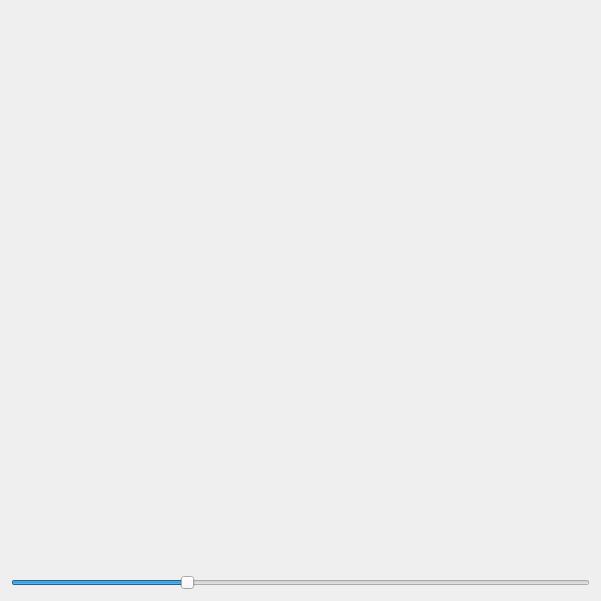
<?xml version="1.0" encoding="UTF-8"?>
<ui version="4.0">
 <class>WProgressbar</class>
 <widget class="QWidget" name="WProgressbar">
  <property name="geometry">
   <rect>
    <x>0</x>
    <y>0</y>
    <width>601</width>
    <height>601</height>
   </rect>
  </property>
  <property name="minimumSize">
   <size>
    <width>277</width>
    <height>500</height>
   </size>
  </property>
  <property name="font">
   <font>
    <family>微软雅黑</family>
    <pointsize>8</pointsize>
   </font>
  </property>
  <property name="windowTitle">
   <string>Form</string>
  </property>
  <layout class="QVBoxLayout" name="verticalLayout_2">
   <item>
    <layout class="QGridLayout" name="gridLayout">
     <item row="0" column="0">
      <widget class="QWidget" name="wdg01" native="true">
       <property name="minimumSize">
        <size>
         <width>80</width>
         <height>80</height>
        </size>
       </property>
       <property name="styleSheet">
        <string notr="true"/>
       </property>
      </widget>
     </item>
     <item row="0" column="1">
      <widget class="QWidget" name="wdg02" native="true">
       <property name="minimumSize">
        <size>
         <width>80</width>
         <height>80</height>
        </size>
       </property>
      </widget>
     </item>
     <item row="0" column="2">
      <widget class="QWidget" name="wdg03" native="true">
       <property name="minimumSize">
        <size>
         <width>80</width>
         <height>80</height>
        </size>
       </property>
      </widget>
     </item>
     <item row="0" column="3">
      <widget class="QWidget" name="wdg04" native="true">
       <property name="minimumSize">
        <size>
         <width>80</width>
         <height>80</height>
        </size>
       </property>
      </widget>
     </item>
     <item row="0" column="4">
      <widget class="QWidget" name="wdg05" native="true">
       <property name="minimumSize">
        <size>
         <width>80</width>
         <height>80</height>
        </size>
       </property>
      </widget>
     </item>
     <item row="0" column="5">
      <widget class="QWidget" name="wdg06" native="true">
       <property name="minimumSize">
        <size>
         <width>80</width>
         <height>80</height>
        </size>
       </property>
      </widget>
     </item>
     <item row="1" column="0">
      <widget class="QWidget" name="wdgg01" native="true">
       <property name="minimumSize">
        <size>
         <width>80</width>
         <height>80</height>
        </size>
       </property>
      </widget>
     </item>
     <item row="1" column="1">
      <widget class="QWidget" name="wdgg02" native="true">
       <property name="minimumSize">
        <size>
         <width>80</width>
         <height>80</height>
        </size>
       </property>
      </widget>
     </item>
     <item row="1" column="2">
      <widget class="QWidget" name="wdgg03" native="true">
       <property name="minimumSize">
        <size>
         <width>80</width>
         <height>80</height>
        </size>
       </property>
      </widget>
     </item>
     <item row="1" column="3">
      <widget class="QWidget" name="wdgg04" native="true">
       <property name="minimumSize">
        <size>
         <width>80</width>
         <height>80</height>
        </size>
       </property>
      </widget>
     </item>
     <item row="1" column="4">
      <widget class="QWidget" name="wdgg05" native="true">
       <property name="minimumSize">
        <size>
         <width>80</width>
         <height>80</height>
        </size>
       </property>
      </widget>
     </item>
     <item row="1" column="5">
      <widget class="QWidget" name="wdgg06" native="true">
       <property name="minimumSize">
        <size>
         <width>80</width>
         <height>80</height>
        </size>
       </property>
      </widget>
     </item>
     <item row="2" column="0">
      <widget class="QWidget" name="wdgspd1" native="true">
       <property name="minimumSize">
        <size>
         <width>80</width>
         <height>80</height>
        </size>
       </property>
      </widget>
     </item>
     <item row="2" column="1">
      <widget class="QWidget" name="wdgspd2" native="true">
       <property name="minimumSize">
        <size>
         <width>80</width>
         <height>80</height>
        </size>
       </property>
      </widget>
     </item>
     <item row="2" column="2">
      <widget class="QWidget" name="wdgcpd1" native="true">
       <property name="minimumSize">
        <size>
         <width>80</width>
         <height>80</height>
        </size>
       </property>
      </widget>
     </item>
     <item row="2" column="3">
      <widget class="QWidget" name="wdgcpd2" native="true">
       <property name="minimumSize">
        <size>
         <width>80</width>
         <height>80</height>
        </size>
       </property>
      </widget>
     </item>
     <item row="2" column="4">
      <widget class="QWidget" name="wdgcar1" native="true">
       <property name="minimumSize">
        <size>
         <width>80</width>
         <height>80</height>
        </size>
       </property>
      </widget>
     </item>
     <item row="2" column="5">
      <widget class="QWidget" name="wdgcar2" native="true">
       <property name="minimumSize">
        <size>
         <width>80</width>
         <height>80</height>
        </size>
       </property>
      </widget>
     </item>
    </layout>
   </item>
   <item>
    <layout class="QHBoxLayout" name="horizontalLayout">
     <item>
      <widget class="QWidget" name="wdgGD1" native="true">
       <property name="minimumSize">
        <size>
         <width>80</width>
         <height>80</height>
        </size>
       </property>
      </widget>
     </item>
     <item>
      <widget class="QWidget" name="wdgGD2" native="true">
       <property name="minimumSize">
        <size>
         <width>80</width>
         <height>80</height>
        </size>
       </property>
      </widget>
     </item>
     <item>
      <widget class="QWidget" name="wdgClock1" native="true">
       <property name="minimumSize">
        <size>
         <width>80</width>
         <height>80</height>
        </size>
       </property>
      </widget>
     </item>
     <item>
      <widget class="QWidget" name="wdgClock2" native="true">
       <property name="minimumSize">
        <size>
         <width>80</width>
         <height>80</height>
        </size>
       </property>
      </widget>
     </item>
    </layout>
   </item>
   <item>
    <layout class="QVBoxLayout" name="verticalLayout">
     <property name="spacing">
      <number>0</number>
     </property>
     <item>
      <widget class="QWidget" name="wdgpro_1" native="true">
       <property name="minimumSize">
        <size>
         <width>500</width>
         <height>30</height>
        </size>
       </property>
      </widget>
     </item>
     <item>
      <widget class="QWidget" name="wdgpro_2" native="true">
       <property name="minimumSize">
        <size>
         <width>80</width>
         <height>30</height>
        </size>
       </property>
      </widget>
     </item>
     <item>
      <widget class="QWidget" name="wdgpro_3" native="true">
       <property name="minimumSize">
        <size>
         <width>80</width>
         <height>30</height>
        </size>
       </property>
      </widget>
     </item>
     <item>
      <widget class="QSlider" name="horizontalSlider">
       <property name="maximum">
        <number>1000</number>
       </property>
       <property name="value">
        <number>300</number>
       </property>
       <property name="orientation">
        <enum>Qt::Horizontal</enum>
       </property>
      </widget>
     </item>
    </layout>
   </item>
  </layout>
 </widget>
 <resources/>
 <connections/>
</ui>
